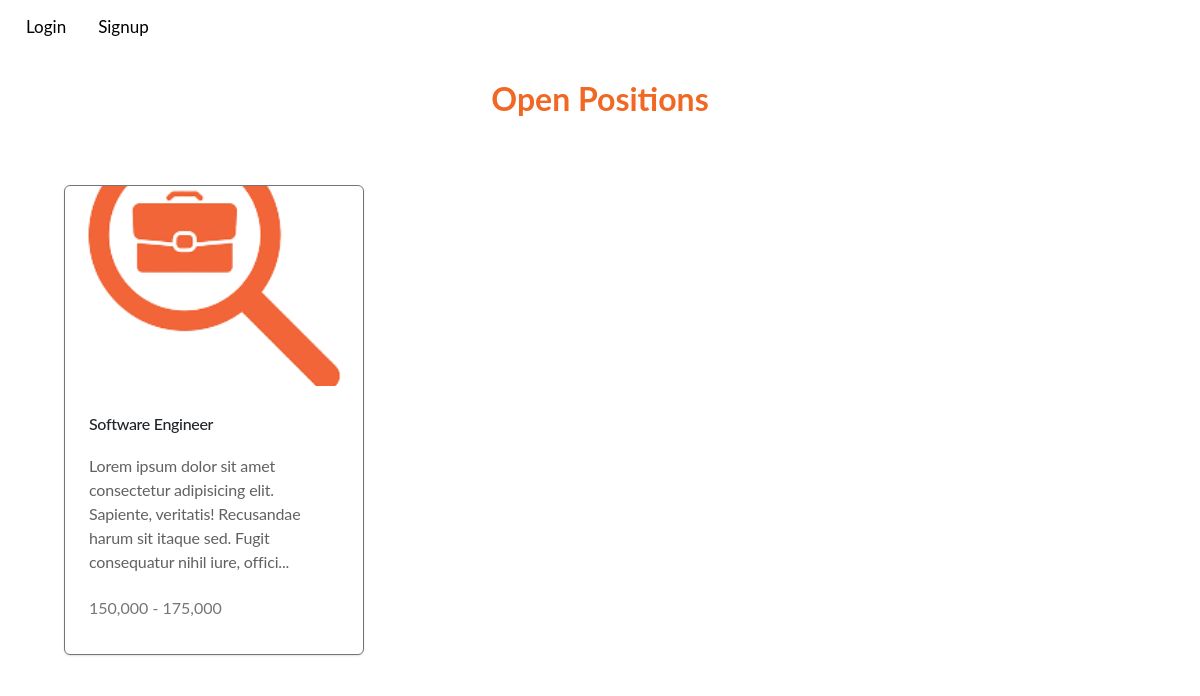
Page /applicants/jobs/all on the committed database.
### apps/applicants/models/job.py (models this page shows, shortened)
class Job(models.Model):
    title = models.CharField(
        verbose_name="Job Title",
        max_length=128,
        db_index=False,
    )
    overview = RichTextField(
        verbose_name="Job Description",
    )
    responsibilities = RichTextField(
        verbose_name="Job Responsibilities",
    )
    qualifications = RichTextField(
        verbose_name="Job Qualifications",
    )
    _25 = '25,000 - 50,000'
    _50 = '50,000 - 75,000'
    _75 = '75,000 - 100,000'
    _100 = '100,000 - 125,000'
    _125 = '125,000 - 150,000'
    _150 = '150,000 - 175,000'
    _175 = '175,000 - 200,000'
    _200 = '200,000 - 225,000'
    _225 = '225,000 - 250,000'
    _250 = '250,000 - 275,000'
    _275 = '275,000 - 300,000'
    _300 = '300,000 - 325,000'
    SALARY_RANGE_CHOICES = [
        (_25, '25,000 - 50,000'),
        (_50, '50,000 - 75,000'),
        (_75, '75,000 - 100,000'),
        (_100, '100,000 - 125,000'),
        (_125, '125,000 - 150,000'),
        (_150, '150,000 - 175,000'),
        (_175, '175,000 - 200,000'),
        (_200, '200,000 - 225,000'),
        (_225, '225,000 - 250,000'),
        (_250, '250,000 - 275,000'),
        (_275, '275,000 - 300,000'),
        (_300, '300,000 - 325,000')
    ]
    salary_Range = models.CharField(
        verbose_name="Salary Range",
        max_length=20,
        db_index=False,
        choices=SALARY_RANGE_CHOICES,
    )
    REMOTE = 'R'
    IN_OFFICE = 'O'
    HYBRID = 'H'
    WORK_SITE_CHOICES = [
        (REMOTE, 'Remote'),
        (IN_OFFICE, 'In Office'),
        (HYBRID, 'Hybrid'),
    ]
    work_Site = models.CharField(
        verbose_name="Work Site",
        max_length=1,
        choices=WORK_SITE_CHOICES,
        db_index=False,
    )
    FULL_TIME = 'F'
    PART_TIME = 'P'
    INTERNSHIP = 'I'
    CONTRACT = 'C'
    WORK_TYPE_CHOICES = [
        (FULL_TIME, 'Full Time'),
        (PART_TIME, 'Part Time'),
        (INTERNSHIP, 'Internship'),
        (CONTRACT, 'Contract'),
    ]
    work_Type = models.CharField(
        verbose_name="Work Type",
        max_length=1,
        choices=WORK_TYPE_CHOICES,
        db_index=False,
    )
    STATUS_CHOICES = [
        (True, 'Open'),
        (False, 'Closed'),
    ]
    open = models.BooleanField(
        verbose_name="Job Status",
        db_index=False,
        choices=STATUS_CHOICES,
        default=True,
    )
    created_By = models.ForeignKey(
        to=Recruiter,
        on_delete=models.CASCADE,
        db_index=True,
        related_name="jobs_created"
    )

### apps/applicants/views.py (the view)
# urls.py: path('jobs/all', views.all_jobs_view, name='all_jobs'),
def all_jobs_view(request):
    return render(request, 'applicants/all_jobs.html',{
        'jobs': a_models.Job.objects.all()
    })

### templates/applicants/all_jobs.html
{% extends "applicants/layout.html" %}
{% load static %}
{% load widget_tweaks %}
{% block head %}
    <link href="{% static 'applicants/css/job_card.css' %}" rel="stylesheet">
{% endblock %}
{% block main %}
    <h2 class="text-center">Open Positions</h2>
    <div class="container">
		<div class="row">
			{% for job in jobs %}
				<div class="col-md-4">
					<a href="{% url 'applicants:job' job.id %}">
						<div class="card-parent">
							<div class="card" id="cardContainer">
							  <img class="card-child" alt="" src="{% static 'recruiters/career-search.png' %}" />
							  <div class="card-text-container">
							  <div class="card-title-parent">
								  <div class="card-title">
								  {{ job.title }}
								  </div>
								  <div class="card-description">
								  {{ job.overview| safe | slice:":150"}}...
								  </div>
							  </div>
							  <div class="card-price-tag">
								  {{ job.salary_Range }}
							  </div>
							  </div>
							</div>
						</div>
					</a>
				</div>
		  {% endfor %}
		</div>
    </div>
{% endblock %}

### static/applicants/css/global.css (style rules this page uses)
:root { --primary-color-light: #FF8C00; --primary-color-dark: #f16825; --text-s-regular: 400 12px/16px var(--font-poppins); --font-poppins: Poppins; --font-inter: Inter; --font-size-base: 16px; --font-size-sm: 14px; --font-size-xs: 12px; --font-size-lg: 20px; --font-size-xl: 24px; --neutral-10: #fff; --neutral-70: #757575; --neutral-100: #0a0a0a; --neutral-80: #616161; --primary-color: #f16825; --fadetext: #757575; --t1: rgba(0, 0, 0, 0.2); --t2: #fff; --color-gray-100: rgba(255, 255, 255, 0.5); --gap-base: 16px; --gap-5xs: 8px; --gap-12xl: 31px; --padding-5xl: 24px; --padding-xl: 20px; --br-6xl: 24px; --br-7xs: 6px; --br-base: 16px; --br-sm: 14px; --shadow-1: 0px 1px 2px rgba(0, 0, 0, 0.12); --btn-width: 100%; }
body { font-family: "Lato", sans-serif; background-color: white; font-size: var(--font-size-base); }
h1, h2 { font-family: "Lato", sans-serif; font-weight: 700; color: var(--primary-color); }
h2, h3 { margin-top: 10px; margin-bottom: 30px; }

### static/applicants/css/job_card.css (style rules this page uses)
.card-child { align-self: stretch; position: relative; border-radius: var(--br-7xs) var(--br-7xs) 0 0; max-width: 100%; overflow: hidden; height: 200px; flex-shrink: 0; object-fit: cover; }
.card-title { align-self: stretch; position: relative; letter-spacing: -0.02em; line-height: 28px; font-weight: 500; }
.card-description { align-self: stretch; position: relative; font-size: var(--text-l-regular-size); letter-spacing: -0.01em; line-height: 24px; color: var(--neutral-80); }
.card-title-parent { align-self: stretch; display: flex; flex-direction: column; align-items: flex-start; justify-content: flex-start; gap: var(--gap-5xs); }
.card-price-tag { align-self: stretch; position: relative; font-size: var(--text-s-regular-size); line-height: 16px; color: var(--neutral-70); padding: 10px 0 0 0; text-align: left; }
.card-text-container { align-self: stretch; background-color: var(--neutral-10); padding: var(--padding-5xl); gap: var(--gap-base); }
.card { position: absolute; height: 470px; width: 300px; top: 5.4%; bottom: 54.55%; box-shadow: var(--shadow-1); border: 1px solid var(--neutral-70); box-sizing: border-box; }
.card { cursor: pointer; text-align: left; }
.card-parent { position: relative; font-size: var(--heading-s-size); color: var(--neutral-100); font-family: var(--text-s-regular); width: 150px; height: 500px; margin: 10px; }

### rows in the picture
Job: title "Software Engineer", overview "Lorem ipsum dolor sit amet consectetur adipisicing elit. Sapiente, veritatis! Recusandae harum sit itaque sed. Fugit consequatur nihil iure, offici", salary_Range "150,000 - 175,000"
